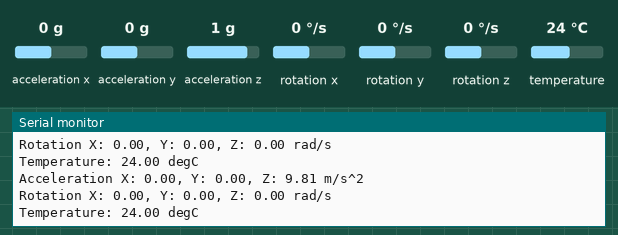
Recording of a sketch running on a simulated ESP32. Shown: the last lines printed to the serial monitor. Inputs (shaded band) come from the test bench; at power-on: acceleration x 0 g, acceleration y 0 g, acceleration z 1 g, temperature 24 °C, rotation x 0 °/s, rotation y 0 °/s, rotation z 0 °/s. WiFi joins after 1.5 s; servers stay silent unless stated.

Above: at 2.7 s.
2.8 s: acceleration x set to -1.4 g
At 3.98 s:
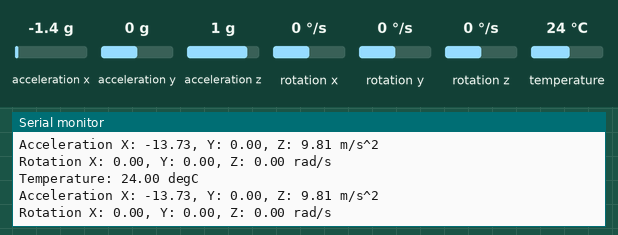
5.8 s: acceleration y set to -1.4 g
At 5.91 s:
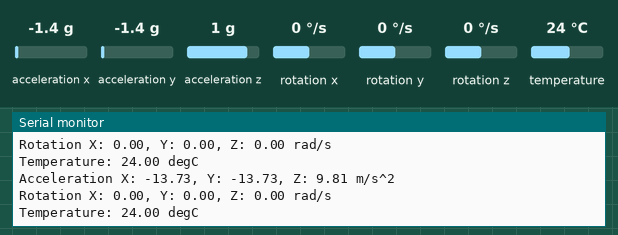
7.3 s: acceleration z set to -1.4 g
At 7.62 s:
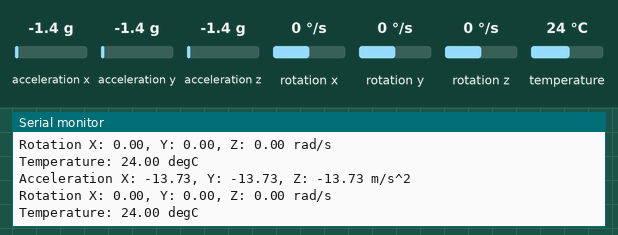
10.3 s: temperature set to 0 °C
At 10.41 s:
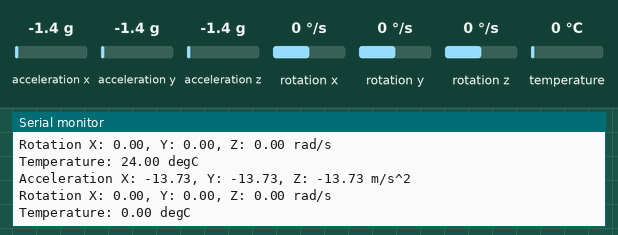
16.3 s: acceleration x set to -0.8 g
At 16.41 s:
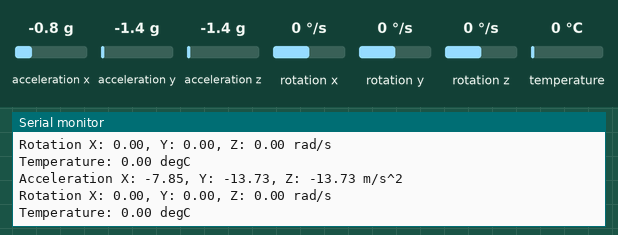
Timing chart, 0 to 19.3 s (numbered marks = the images above; inputs shaded):
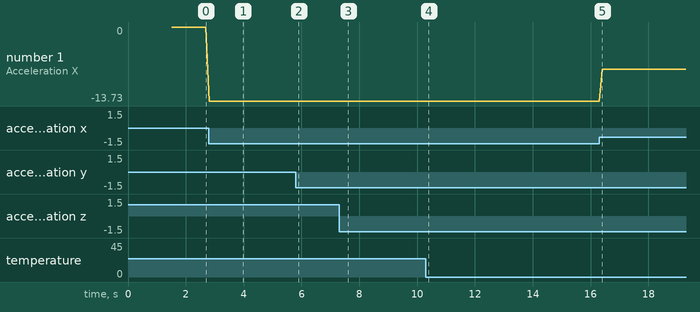

Measured:
- after the input at 2.8 s, the serial monitor: prints a new line at once (image 1)
- after the input at 5.8 s, the serial monitor: prints a new line after 0.10 s (image 2)
- after the input at 7.3 s, the serial monitor: prints a new line after 0.10 s (image 3)
- after the input at 10.3 s, the serial monitor: prints a new line after 0.11 s (image 4)
- after the input at 16.3 s, the serial monitor: prints a new line after 0.10 s (image 5)
- plotted number 1: 0 → -13.73 after the input at 2.8 s, -13.73 → -7.85 after the input at 16.3 s

The sketch:

ACC_wifi.ino
```cpp
#include <WiFi.h>
#include <WebServer.h>
#include <Adafruit_MPU6050.h>
#include <Adafruit_Sensor.h>
#include <Wire.h>


Adafruit_MPU6050 mpu;

WebServer server(80);

const char* ssid = "NSUT Campus v1";         /*Enter Your SSID*/
const char* password = "aloo1234"; /*Enter Your Password*/

float x_acceleration, y_acceleration, z_acceleration;
float x_gyro, y_gyro, z_gyro;
float tempe;

// void MainPage() {
//   String html_page = html_page;              /*Read The HTML Page*/
//   server.send(200, "text/html", html_page);  /*Send the code to the web server*/
// }

// void Web_MPU6050() {
//   String data = "[\""+String(x_acceleration)+"\",\""+String(y_acceleration)+"\",\""+String(z_acceleration)+"\",\""+String(x_gyro)+"\",\""+String(y_gyro)+"\",\""+String(z_gyro)+"\",\""+String(tempe)+"\"]";
//   server.send(200, "text/plane", data);
// }

void setup(void){
  Serial.begin(115200);                 /*Set the baudrate to 115200*/
  WiFi.mode(WIFI_STA);                  /*Set the WiFi in STA Mode*/
  WiFi.begin(ssid, password);
  Serial.print("Connecting to ");
  Serial.println(ssid);
  delay(1000);                         /*Wait for 1000mS*/
  while(WiFi.waitForConnectResult() != WL_CONNECTED){Serial.print(".");} /*Wait while connecting to WiFi*/
  Serial.print("Connected to ");
  Serial.println(ssid);
  Serial.print("Your Local IP address is: ");
  Serial.println(WiFi.localIP());       /*Print the Local IP*/


  Serial.println("Adafruit MPU6050 test!");
  server.on("/", handle_OnConnect);
  server.onNotFound(handle_NotFound);

  server.begin();
  Serial.println("HTTP server started");
  // Try to initialize!
  if (!mpu.begin()) {
    Serial.println("Failed to find MPU6050 chip");
    while (1) {
      delay(10);
    }
  }
  Serial.println("MPU6050 Found!");

  mpu.setAccelerometerRange(MPU6050_RANGE_8_G);
  Serial.print("Accelerometer range set to: ");
  switch (mpu.getAccelerometerRange()) {
  case MPU6050_RANGE_2_G:
    Serial.println("+-2G");
    break;
  case MPU6050_RANGE_4_G:
    Serial.println("+-4G");
    break;
  case MPU6050_RANGE_8_G:
    Serial.println("+-8G");
    break;
  case MPU6050_RANGE_16_G:
    Serial.println("+-16G");
    break;
  }
  mpu.setGyroRange(MPU6050_RANGE_500_DEG);
  Serial.print("Gyro range set to: ");
  switch (mpu.getGyroRange()) {
  case MPU6050_RANGE_250_DEG:
    Serial.println("+- 250 deg/s");
    break;
  case MPU6050_RANGE_500_DEG:
    Serial.println("+- 500 deg/s");
    break;
  case MPU6050_RANGE_1000_DEG:
    Serial.println("+- 1000 deg/s");
    break;
  case MPU6050_RANGE_2000_DEG:
    Serial.println("+- 2000 deg/s");
    break;
  }

  mpu.setFilterBandwidth(MPU6050_BAND_21_HZ);
  Serial.print("Filter bandwidth set to: ");
  switch (mpu.getFilterBandwidth()) {
  case MPU6050_BAND_260_HZ:
    Serial.println("260 Hz");
    break;
  case MPU6050_BAND_184_HZ:
    Serial.println("184 Hz");
    break;
  case MPU6050_BAND_94_HZ:
    Serial.println("94 Hz");
    break;
  case MPU6050_BAND_44_HZ:
    Serial.println("44 Hz");
    break;
  case MPU6050_BAND_21_HZ:
    Serial.println("21 Hz");
    break;
  case MPU6050_BAND_10_HZ:
    Serial.println("10 Hz");
    break;
  case MPU6050_BAND_5_HZ:
    Serial.println("5 Hz");
    break;
  }

  // Serial.println("");
  // delay(100);

  // // server.on("/", MainPage);             /*Display the Web/HTML Page*/
  // server.on("/read_Web_MPU6050", Web_MPU6050); /*Display the updated Distance value(CM and INCH)*/
  // server.begin();                       /*Start Server*/
  // delay(1000);                          /*Wait for 1000mS*/

}

void loop(void){
  /* Get new sensor events with the readings */
  sensors_event_t a, g, temp;
  mpu.getEvent(&a, &g, &temp);

  x_acceleration = a.acceleration.x;
  y_acceleration = a.acceleration.y;
  z_acceleration = a.acceleration.z;
  x_gyro = g.gyro.x;
  y_gyro = g.gyro.y;
  z_gyro = g.gyro.z;
  tempe = temp.temperature;

  /* Print out the values */
  Serial.print("Acceleration X: ");
  Serial.print(x_acceleration);
  Serial.print(", Y: ");
  Serial.print(y_acceleration);
  Serial.print(", Z: ");
  Serial.print(z_acceleration);
  Serial.println(" m/s^2");

  Serial.print("Rotation X: ");
  Serial.print(x_gyro);
  Serial.print(", Y: ");

  Serial.print(y_gyro);
  Serial.print(", Z: ");
  Serial.print(z_gyro);
  Serial.println(" rad/s");

  Serial.print("Temperature: ");
  Serial.print(tempe);
  Serial.println(" degC");

  Serial.println("");
  delay(100);

  server.handleClient();
}
void handle_OnConnect() {
  sensors_event_t a, g, temp;
  mpu.getEvent(&a, &g, &temp);

   x_acceleration = a.acceleration.x;
  y_acceleration = a.acceleration.y;
  z_acceleration = a.acceleration.z;
  x_gyro = g.gyro.x;
  y_gyro = g.gyro.y;
  z_gyro = g.gyro.z;
  tempe = temp.temperature;
  server.send(200, "text/html", SendHTML(x_acceleration,y_acceleration,z_acceleration));
}
String SendHTML(float x_acceleration,float y_acceleration,float z_acceleration ){
  String ptr = "<!DOCTYPE html> <html>\n";
  ptr +="<head><meta name=\"viewport\" content=\"width=device-width, initial-scale=1.0, user-scalable=no\">\n";
  ptr +="<title>ESP32 X Y Z Acceleration</title>\n";
  ptr +="<style>html { font-family: Helvetica; display: inline-block; margin: 0px auto; text-align: center;}\n";
  ptr +="body{margin-top: 50px;} h1 {color: #444444;margin: 50px auto 30px;}\n";
  ptr +="p {font-size: 24px;color: #444444;margin-bottom: 10px;}\n";
  ptr +="</style>\n";
  ptr +="</head>\n";
  ptr +="<body>\n";
  ptr +="<div id=\"webpage\">\n";
  ptr +="<h1>ESP32 X Y Z Acceleration</h1>\n";

  ptr +="<p>X ACCELERATION: ";
  ptr +=(float)x_acceleration;

  ptr +="<p>Y ACCELERATION: ";
  ptr +=(float)y_acceleration;

   ptr +="<p>Z ACCELERATION: ";
  ptr +=(float)z_acceleration;

   ptr +="<p>X POSITION: ";
  ptr +=(float)x_gyro;

  ptr +="<p>Y POSITION: ";
  ptr +=(float)y_gyro;

   ptr +="<p>Z POSITION: ";
  ptr +=(float)z_gyro;

   ptr +="<p>TEMPERATURE: ";
  ptr +=(float)tempe;
  ptr +="</div>\n";
  ptr +="</body>\n";
  ptr +="</html>\n";
  return ptr;
}
void handle_NotFound(){
  server.send(404, "text/plain", "Not found");
}
```
